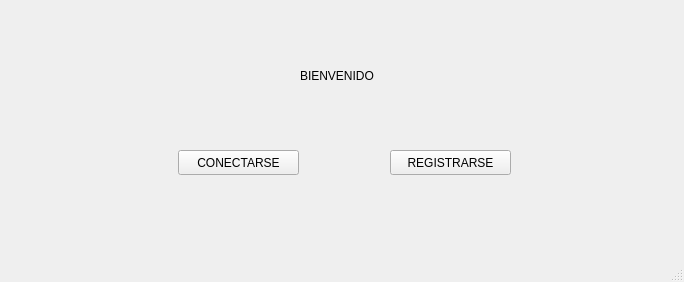
<?xml version="1.0" encoding="UTF-8"?>
<ui version="4.0">
 <class>INICIO</class>
 <widget class="QMainWindow" name="INICIO">
  <property name="geometry">
   <rect>
    <x>0</x>
    <y>0</y>
    <width>684</width>
    <height>282</height>
   </rect>
  </property>
  <property name="windowTitle">
   <string>INICIO</string>
  </property>
  <widget class="QWidget" name="centralwidget">
   <widget class="QPushButton" name="CONECTARSE">
    <property name="geometry">
     <rect>
      <x>178</x>
      <y>150</y>
      <width>121</width>
      <height>25</height>
     </rect>
    </property>
    <property name="text">
     <string>CONECTARSE</string>
    </property>
   </widget>
   <widget class="QPushButton" name="REGISTRARSE">
    <property name="geometry">
     <rect>
      <x>390</x>
      <y>150</y>
      <width>121</width>
      <height>25</height>
     </rect>
    </property>
    <property name="text">
     <string>REGISTRARSE</string>
    </property>
   </widget>
   <widget class="QLabel" name="label">
    <property name="geometry">
     <rect>
      <x>300</x>
      <y>60</y>
      <width>461</width>
      <height>31</height>
     </rect>
    </property>
    <property name="text">
     <string>BIENVENIDO</string>
    </property>
   </widget>
  </widget>
  <widget class="QMenuBar" name="menubar">
   <property name="geometry">
    <rect>
     <x>0</x>
     <y>0</y>
     <width>684</width>
     <height>22</height>
    </rect>
   </property>
  </widget>
  <widget class="QStatusBar" name="statusbar"/>
 </widget>
 <resources/>
 <connections/>
</ui>
